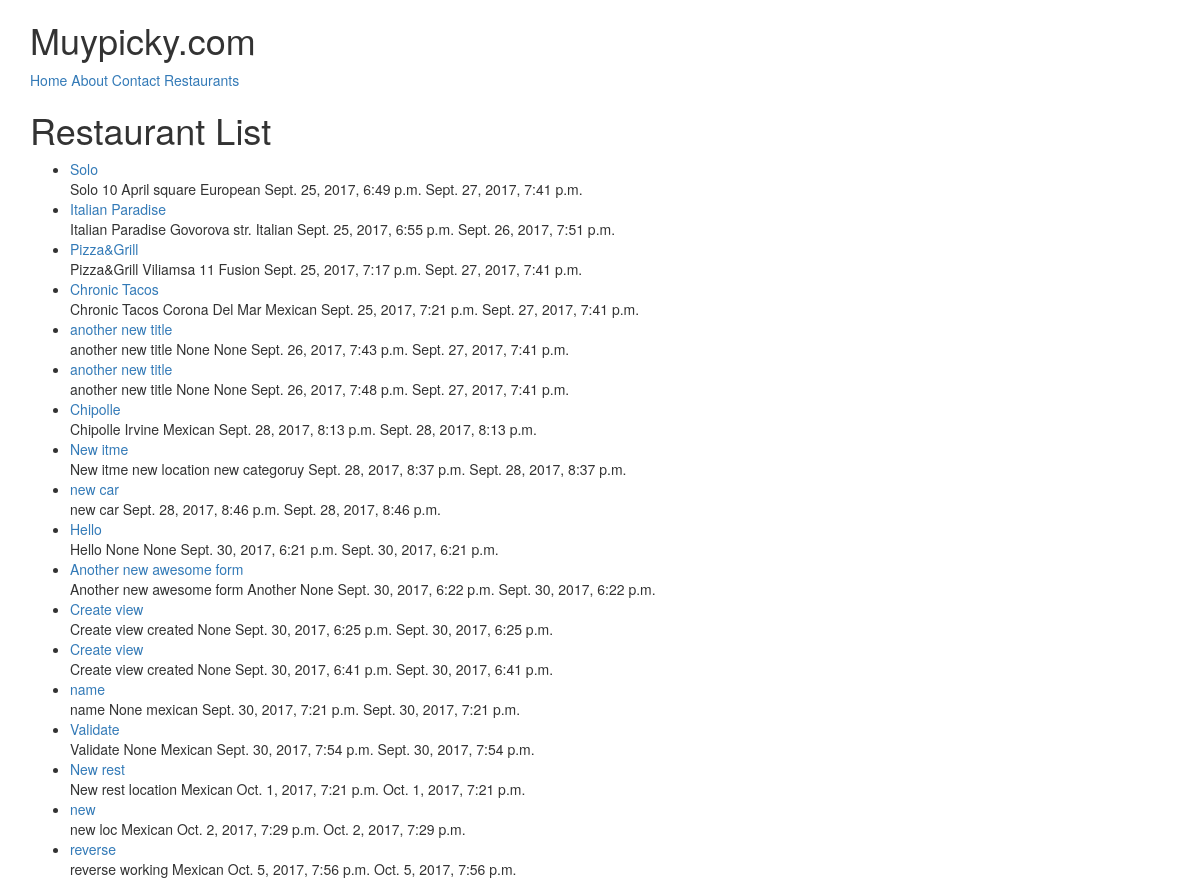
The page /restaurants/ on the database its author committed.
### restaurants/models.py (models this page shows, shortened)
class Restaurant(models.Model):
    owner           = models.ForeignKey(User) # class_instance.model_set.all()
    name            = models.CharField(max_length=120)
    location        = models.CharField(max_length=120, null=True, blank=True)
    category        = models.CharField(max_length=120, null=True, blank=True, validators=[validate_category])
    timestamp       = models.DateTimeField(auto_now_add=True)
    updated         = models.DateTimeField(auto_now=True)
    slug            = models.SlugField(null=True, blank=True)
    def __str__(self):
        return self.name
    def get_absolute_urls(self):
        return reverse('restaurants:detail', kwargs={'slug': self.slug})

### restaurants/views.py (the view)
class RestaurantListView(ListView):
    def get_queryset(self):
        slug = self.kwargs.get("slug")
        if slug:
            queryset = Restaurant.objects.filter(
                Q(category__iexact=slug) |
                Q(category__icontains=slug)
            )
        else:
            queryset = Restaurant.objects.all()
        return queryset

### restaurants/templates/restaurants/restaurant_list.html (shortened to what this page needs)
{% extends "base.html" %}
{% block content %}
<h1>Restaurant List</h1>
<ul>
    {% for obj in object_list %}
        <li><a href='{{ obj.get_absolute_urls }}'>{{ obj }} </a><br/>
        {{ obj.name }} {{obj.location}} {{obj.category}} {{obj.timestamp}} {{obj.updated}} </li>
    {% endfor %}
</ul>
{% endblock %}

### rows shown on the page
Restaurant: name "Solo", location "10 April square", category "European", timestamp "Sept. 25, 2017, 6:49 p.m.", updated "Sept. 27, 2017, 7:41 p.m."
Restaurant: name "Italian Paradise", location "Govorova str.", category "Italian", timestamp "Sept. 25, 2017, 6:55 p.m.", updated "Sept. 26, 2017, 7:51 p.m."
Restaurant: name "Pizza&Grill", location "Viliamsa 11", category "Fusion", timestamp "Sept. 25, 2017, 7:17 p.m.", updated "Sept. 27, 2017, 7:41 p.m."
Restaurant: name "Chronic Tacos", location "Corona Del Mar", category "Mexican", timestamp "Sept. 25, 2017, 7:21 p.m.", updated "Sept. 27, 2017, 7:41 p.m."
Restaurant: name "another new title", location "None", category "None", timestamp "Sept. 26, 2017, 7:43 p.m.", updated "Sept. 27, 2017, 7:41 p.m."
Restaurant: name "another new title", location "None", category "None", timestamp "Sept. 26, 2017, 7:48 p.m.", updated "Sept. 27, 2017, 7:41 p.m."
Restaurant: name "Chipolle", location "Irvine", category "Mexican", timestamp "Sept. 28, 2017, 8:13 p.m.", updated "Sept. 28, 2017, 8:13 p.m."
Restaurant: name "New itme", location "new location", category "new categoruy", timestamp "Sept. 28, 2017, 8:37 p.m.", updated "Sept. 28, 2017, 8:37 p.m."
Restaurant: name "new car", timestamp "Sept. 28, 2017, 8:46 p.m.", updated "Sept. 28, 2017, 8:46 p.m."
Restaurant: name "Hello", location "None", category "None", timestamp "Sept. 30, 2017, 6:21 p.m.", updated "Sept. 30, 2017, 6:21 p.m."
Restaurant: name "Another new awesome form", location "Another", category "None", timestamp "Sept. 30, 2017, 6:22 p.m.", updated "Sept. 30, 2017, 6:22 p.m."
Restaurant: name "Create view", location "created", category "None", timestamp "Sept. 30, 2017, 6:25 p.m.", updated "Sept. 30, 2017, 6:25 p.m."
Restaurant: name "Create view", location "created", category "None", timestamp "Sept. 30, 2017, 6:41 p.m.", updated "Sept. 30, 2017, 6:41 p.m."
Restaurant: name "name", location "None", category "mexican", timestamp "Sept. 30, 2017, 7:21 p.m.", updated "Sept. 30, 2017, 7:21 p.m."
Restaurant: name "Validate", location "None", category "Mexican", timestamp "Sept. 30, 2017, 7:54 p.m.", updated "Sept. 30, 2017, 7:54 p.m."
Restaurant: name "New rest", location "location", category "Mexican", timestamp "Oct. 1, 2017, 7:21 p.m.", updated "Oct. 1, 2017, 7:21 p.m."
Restaurant: name "new", location "loc", category "Mexican", timestamp "Oct. 2, 2017, 7:29 p.m.", updated "Oct. 2, 2017, 7:29 p.m."
Restaurant: name "reverse", location "working", category "Mexican", timestamp "Oct. 5, 2017, 7:56 p.m.", updated "Oct. 5, 2017, 7:56 p.m."
